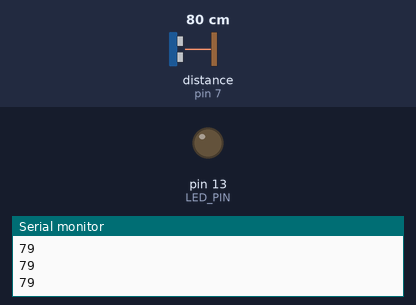
Recording of a sketch running on a simulated Arduino Uno, built with avr-gcc and run on an emulated ATmega328P. Shown: output pins drawn as LEDs (lit = HIGH), the last lines printed to the serial monitor. Wiring (inferred from the names in the program): ultrasonic range finder: trigger pin 8; echo pin 7. The inputs (shaded band) are chosen by the test bench; at power-on: distance to the obstacle (sensor on pin 7) 80 cm. The echo pulse lasts 58.3 µs per cm; pins used as bus, display or sensor lines are not drawn.

Above: at 1.2 s.
1.3 s: distance to the obstacle (sensor on pin 7) set to 196 cm
2.8 s: distance to the obstacle (sensor on pin 7) set to 204 cm
At 3.9 s:
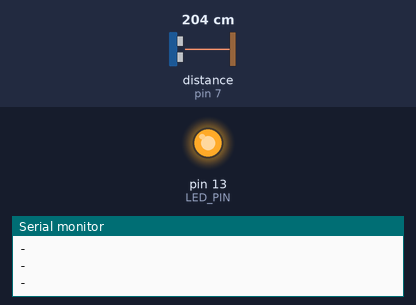
4.3 s: distance to the obstacle (sensor on pin 7) set to 2 cm
At 5.0 s:
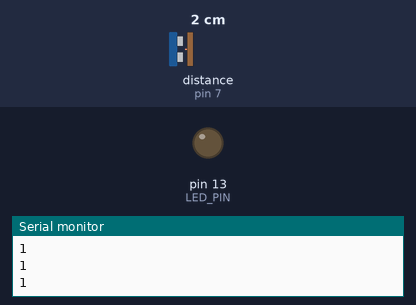
5.9 s: distance to the obstacle (sensor on pin 7) set to 250 cm
At 7.0 s:
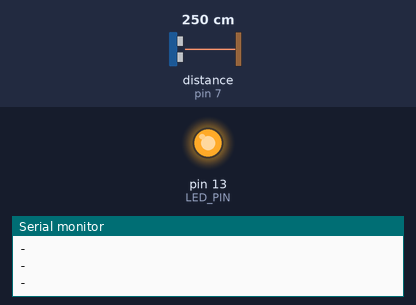
Timing chart, 0 to 8.4 s (numbered marks = the images above; inputs shaded):
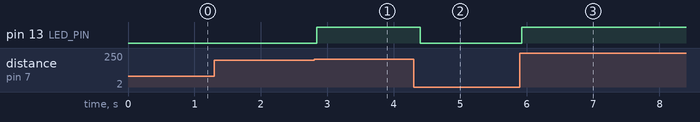

Measured:
- the behaviour switches between 200 and 201 cm on distance to the obstacle (sensor on pin 7) (found by bisection; images 0 and 1)
- after the input at 2.8 s, pin 13 (LED_PIN): LOW → HIGH at once
- after the input at 4.3 s, pin 13 (LED_PIN): HIGH → LOW after 0.10 s
- after the input at 5.9 s, pin 13 (LED_PIN): LOW → HIGH at once

The sketch:

ultrasonic.ino
```cpp
#define LOOP_DELAY 100 // in ms
#define ECHO_PIN 7
#define TRIG_PIN 8
#define LED_PIN 13

#define PULSE_DURATION 10 // in us

#define MAX_RANGE 200 // in cm
#define MIN_RANGE 0 // in cm
#define OUT_OF_RANGE_MESSAGE "-"

long duration, distance; // Duration used to calculate distance

void setup() {
 Serial.begin (9600);
 pinMode(TRIG_PIN, OUTPUT);
 pinMode(ECHO_PIN, INPUT);
 pinMode(LED_PIN, OUTPUT);
}

void loop() {
 digitalWrite(TRIG_PIN, LOW);
 delayMicroseconds(2); // Not really sure why we do this...

 digitalWrite(TRIG_PIN, HIGH);
 delayMicroseconds(PULSE_DURATION);

 digitalWrite(TRIG_PIN, LOW);
 // Listen to the echo of the 10 microsecond 40k sound pulse we've just sent.
 duration = pulseIn(ECHO_PIN, HIGH);

 //Calculate the distance based on the speed of sound.
 distance = (duration - PULSE_DURATION) / (29 * 2); //  1/340

 if (distance > MAX_RANGE || distance < MIN_RANGE){
  /* Send a negative number to the computer and Turn LED ON to indicate "out of range" */
   Serial.println(OUT_OF_RANGE_MESSAGE);
   digitalWrite(LED_PIN, HIGH);
 }
 else {
   /* Send the distance to the computer using Serial protocol, and turn LED OFF to indicate successful reading. */
   Serial.println(distance);
   digitalWrite(LED_PIN, LOW);
 }

 //Delay before next reading.
 delay(LOOP_DELAY);
}
```
